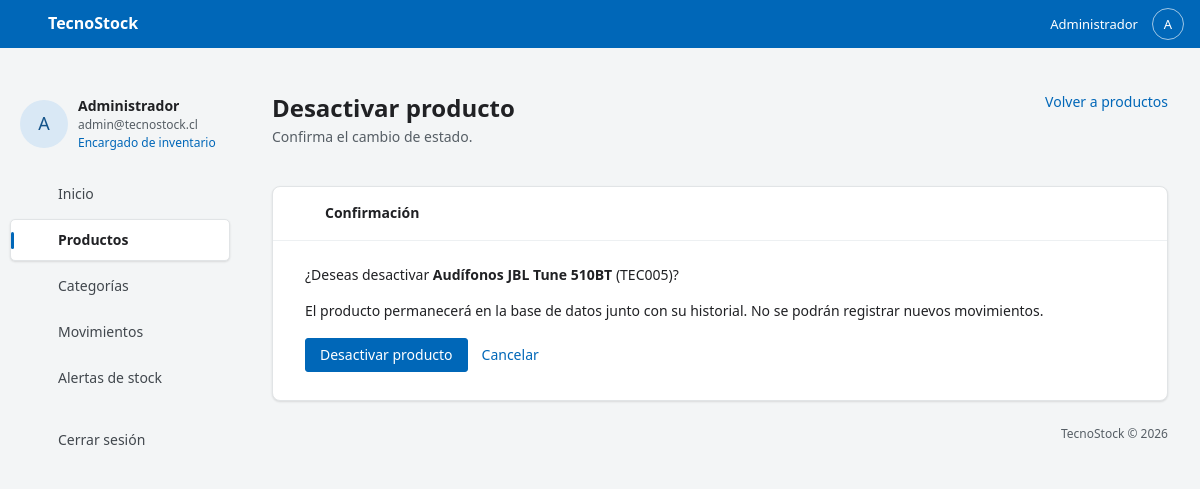
The page /producto_desactivar.php?id=5 (signed in) on the database its author committed.
### tables this page shows
CREATE TABLE `usuarios` (
  `id_usuario` int(11) NOT NULL,
  `nombre` varchar(100) NOT NULL,
  `correo` varchar(120) NOT NULL,
  `clave` varchar(255) NOT NULL,
  `estado` tinyint(1) NOT NULL DEFAULT 1
);

CREATE TABLE `productos` (
  `id_producto` int(11) NOT NULL,
  `codigo` varchar(20) NOT NULL,
  `nombre` varchar(100) NOT NULL,
  `descripcion` varchar(255) DEFAULT NULL,
  `precio` decimal(10,2) NOT NULL,
  `stock_actual` int(11) NOT NULL DEFAULT 0,
  `stock_minimo` int(11) NOT NULL DEFAULT 0,
  `estado` tinyint(1) NOT NULL DEFAULT 1,
  `fecha_registro` timestamp NULL DEFAULT current_timestamp(),
  `id_categoria` int(11) NOT NULL
);

### producto_desactivar.php (the view, shortened to what this page needs)
<?php
require __DIR__.'/comun.php';
$seccion='productos'; $tituloPagina='Desactivar producto'; $error=''; $producto=null; $id=entero(entrada($_GET,'id'),1);
try {
    $s=$pdo->prepare('SELECT codigo,nombre FROM productos WHERE id_producto=? AND estado=1'); $s->execute([$id?:0]); $producto=$s->fetch();
} catch(PDOException $e) { error_log($e->getMessage()); $error='No fue posible desactivar o consultar el producto.'; }
require __DIR__.'/cabecera.php'; ?>
<div class="encabezado"><div><h1>Desactivar producto</h1><p>Confirma el cambio de estado.</p></div><a href="productos.php">Volver a productos</a></div>
<?php errorVista($error); if($producto): ?><section class="tarjeta"><div class="titulo-tarjeta"><?= icono('alertas') ?><div>Confirmación</div></div><div class="contenido modulo"><p>¿Deseas desactivar <strong><?= escapar($producto['nombre']) ?></strong> (<?= escapar($producto['codigo']) ?>)?</p><p>El producto permanecerá en la base de datos junto con su historial. No se podrán registrar nuevos movimientos.</p><form method="post"><?= csrf() ?><div class="acciones-form"><button class="boton-azul" type="submit">Desactivar producto</button><a href="productos.php">Cancelar</a></div></form></div></section><?php endif; require __DIR__.'/pie.php'; ?>

### cabecera.php (shortened to what this page needs)
<!DOCTYPE html>
<html lang="es">
<head>
    <?php if ($seccion !== 'inicio'): ?><link href="https://cdn.jsdelivr.net/npm/bootstrap@5.3.3/dist/css/bootstrap.min.css" rel="stylesheet"><?php endif; ?>
    <link rel="stylesheet" href="panel.css?v=2">
</head>
<body>
<header class="barra">
    <a class="marca-panel" href="panel.php"><?= icono('cubo') ?> TecnoStock</a>
    <div class="cuenta-superior"><span><?= escapar($usuario['nombre']) ?></span><span class="avatar pequeno" aria-hidden="true"><?= escapar($inicial) ?></span></div>
</header>
<div class="estructura">
    <aside class="lateral">
        <div class="perfil">
            <span class="avatar" aria-hidden="true"><?= escapar($inicial) ?></span>
            <div><strong><?= escapar($usuario['nombre']) ?></strong><small><?= escapar($usuario['correo']) ?></small><span class="rol">Encargado de inventario</span></div>
        </div>
        <nav aria-label="Menú principal">
            <?php foreach ($menu as $id => $titulo): ?>
                <a href="<?= escapar($rutas[$id]) ?>" class="enlace-menu<?= $id === $seccion ? ' activo' : '' ?>"<?= $id === $seccion ? ' aria-current="page"' : '' ?>><?= icono($iconos[$id]) ?><span><?= escapar($titulo) ?></span></a>
            <?php endforeach; ?>
            <form method="post" action="cerrar_sesion.php" class="form-salir">
                <button class="enlace-menu" type="submit"><?= icono('salir') ?><span>Cerrar sesión</span></button>
            </form>
        </nav>
    </aside>
    <main class="principal" id="inicio">

### panel.css (style rules this page uses)
:root { --azul: #0067b8; --azul-oscuro: #005a9e; --azul-claro: #d9e8f5; --menta: #bfe3dc; --fondo: #f3f5f6; --texto: #202124; --secundario: #565e65; --borde: #e1e4e6; --sombra: 0 1px 2px #00000014, 0 1px 3px #0000000a; }
* { box-sizing: border-box; }
html { scroll-padding-top: 64px; }
body { margin: 0; background: var(--fondo); color: var(--texto); font: 14px/1.45 'Segoe UI', Arial, sans-serif; }
a { color: var(--azul); text-decoration: none; }
button { font: inherit; cursor: pointer; }
.barra { height: 48px; background: var(--azul); color: #fff; padding: 0 16px; display: flex; align-items: center; justify-content: space-between; position: sticky; top: 0; z-index: 10; }
.marca-panel { display: flex; align-items: center; gap: 12px; color: #fff; font-size: 16px; font-weight: 600; }
.cuenta-superior { display: flex; align-items: center; gap: 14px; font-size: 13px; }
.avatar { display: grid; place-items: center; width: 48px; height: 48px; flex: 0 0 auto; border-radius: 50%; background: var(--azul-claro); color: #15548a; font-size: 18px; }
.avatar.pequeno { width: 32px; height: 32px; font-size: 13px; color: #fff; border: 1px solid #ffffff9e; background: transparent; }
.estructura { display: grid; grid-template-columns: 240px minmax(0,1fr); min-height: calc(100vh - 48px); }
.lateral { padding: 48px 10px 24px; position: sticky; top: 48px; align-self: start; }
.perfil { display: flex; gap: 10px; align-items: center; padding: 0 10px; margin-bottom: 22px; overflow-wrap: anywhere; }
.perfil strong { display: block; font-size: 14px; font-weight: 600; }
.perfil small { display: block; color: var(--secundario); font-size: 12px; }
.rol { display: block; color: var(--azul); font-size: 12px; }
.enlace-menu { position: relative; height: 42px; display: flex; align-items: center; gap: 14px; padding: 0 16px; margin-bottom: 4px; border: 1px solid transparent; border-radius: 5px; width: 100%; background: transparent; color: #41474d; text-align: left; font-size: 14px; }
.enlace-menu.activo { background: white; border-color: var(--borde); box-shadow: var(--sombra); color: #202124; font-weight: 600; }
.enlace-menu.activo::before { content: ''; position: absolute; left: 0; height: 17px; width: 3px; background: var(--azul); border-radius: 2px; }
.form-salir { margin-top: 20px; }
.principal { width: min(1184px, calc(100% - 64px)); margin: 0 auto; padding: 44px 0 24px; min-width: 0; }
.encabezado { display: flex; align-items: flex-start; justify-content: space-between; gap: 24px; min-height: 94px; margin-bottom: 0; }
h1 { font-size: 24px; font-weight: 600; margin: 0 0 4px; line-height: 1.3; }
.encabezado p { margin: 0; color: var(--secundario); }
.tarjeta { background: white; border: 1px solid var(--borde); border-radius: 8px; box-shadow: var(--sombra); margin-bottom: 8px; scroll-margin-top: 64px; }
.contenido { padding: 22px 62px 26px; }
.titulo-tarjeta { display:flex; align-items:center; gap:12px; padding:10px 20px; min-height:54px; border-bottom:1px solid #edf0f2; font-size:14px; font-weight:600; }
.modulo { padding:24px 32px 28px; }
.boton-azul { display:inline-flex; align-items:center; justify-content:center; min-height:32px; padding:6px 14px; background:var(--azul); color:#fff; border:1px solid var(--azul); border-radius:3px; font:inherit; text-decoration:none; }
.acciones-form { display:flex; align-items:center; flex-wrap:wrap; gap:14px; }

### rows shown on the page
usuarios: nombre "Administrador", nombre "A", correo "admin@tecnostock.cl"
productos: nombre "Audífonos JBL Tune 510BT", codigo "TEC005"

### other values the page prints
escapar($titulo) "Inicio"
escapar($titulo) "Productos"
escapar($titulo) "Categorías"
escapar($titulo) "Movimientos"
escapar($titulo) "Alertas de stock"
